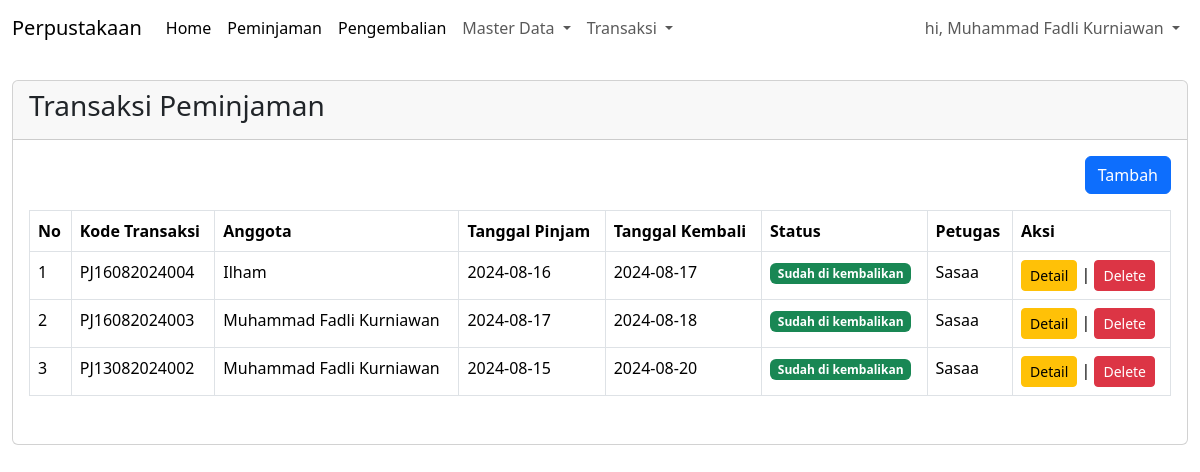
Screenshot of /index.php?pg=peminjaman (signed in) with the database file from the repository.
### tables this page shows
CREATE TABLE `peminjaman` (
  `id` int(11) NOT NULL,
  `id_anggota` int(11) NOT NULL,
  `id_user` int(11) NOT NULL,
  `kode_transaksi` varchar(30) NOT NULL,
  `tgl_pinjam` date NOT NULL,
  `tgl_kembali` date NOT NULL,
  `status` tinyint(1) NOT NULL,
  `created_at` timestamp NOT NULL DEFAULT current_timestamp() ON UPDATE current_timestamp(),
  `updated_at` timestamp NOT NULL DEFAULT current_timestamp() ON UPDATE current_timestamp(),
  `deleted_at` tinyint(1) NOT NULL DEFAULT 0
);

CREATE TABLE `anggota` (
  `id` int(11) NOT NULL,
  `nama_lengkap` varchar(50) NOT NULL,
  `nisn` varchar(20) NOT NULL,
  `jenis_kelamin` enum('Laki - Laki','Perempuan') NOT NULL,
  `alamat` varchar(255) NOT NULL,
  `no_telp` varchar(13) NOT NULL,
  `created_at` timestamp NOT NULL DEFAULT current_timestamp(),
  `updated_at` timestamp NOT NULL DEFAULT current_timestamp() ON UPDATE current_timestamp()
);

CREATE TABLE `user` (
  `id` int(11) NOT NULL,
  `id_level` int(11) NOT NULL,
  `nama_lengkap` varchar(50) NOT NULL,
  `email` varchar(50) NOT NULL,
  `password` varchar(100) NOT NULL,
  `created_at` timestamp NOT NULL DEFAULT current_timestamp(),
  `updated_at` timestamp NOT NULL DEFAULT current_timestamp() ON UPDATE current_timestamp()
);

### content/peminjaman.php (the view, shortened to what this page needs)
<?php
$queryPinjam = mysqli_query($koneksi, "SELECT peminjaman.*, anggota.nama_lengkap as nama_anggota, user.nama_lengkap as nama_user FROM peminjaman LEFT JOIN anggota ON anggota.id = peminjaman.id_anggota LEFT JOIN user ON user.id = peminjaman.id_user WHERE deleted_at = 0 ORDER BY id DESC");
?>
<div class=" mt-4">
    <div class="row">
        <div class="col-sm-12">
            <div class="card">
                <div class="card-header">
                    <h3>Transaksi Peminjaman</h3>
                </div>
                <div class="card-body">
                    <div class="mb-3" align="right">
                        <a href="?pg=tambah-peminjaman
                        " class="btn btn-primary">Tambah </a>
                    </div>
                    <div class="table table-responsive">
                        <table class="table table-bordered">
                            <thead>
                                <tr>
                                    <th>No</th>
                                    <th>Kode Transaksi</th>
                                    <th>Anggota</th>
                                    <th>Tanggal Pinjam</th>
                                    <th>Tanggal Kembali</th>
                                    <th>Status</th>
                                    <th>Petugas</th>
                                    <th>Aksi</th>
                                </tr>
                            </thead>
                            <tbody>
                                <?php $no = 1;
                                while ($row = mysqli_fetch_assoc($queryPinjam)) : ?>
                                    <tr>
                                        <td><?= $no++ ?></td>
                                        <td><?= $row['kode_transaksi'] ?></td>
                                        <td><?= $row['nama_anggota'] ?></td>
                                        <td><?= $row['tgl_pinjam'] ?></td>
                                        <td><?= $row['tgl_kembali'] ?></td>
                                        <td><?= getStatus($row['status']) ?></td>
                                        <td><?= $row['nama_user'] ?></td>
                                        <td><a href="?pg=tambah-peminjaman&detail=<?= $row['id'] ?>"
                                                class="btn btn-warning btn-sm">Detail</a> | <a
                                                href="?pg=tambah-peminjaman&id=<?= $row['id'] ?>"
                                                class="btn btn-danger btn-sm"
                                                onclick="return confirm('Apakah anda ingin menghapus?')">Delete</a>
                                        </td>
                                    </tr>
                                <?php endwhile; ?>
                            </tbody>
                        </table>
                    </div>
                </div>
            </div>
        </div>
    </div>
</div>
</div>

### function/helper.php (shortened to what this page needs)
<?php
function getStatus($status)
{
    switch ($status) {
        case '2':
            $label = "<span class = 'badge text-bg-success badge-primary'>Sudah di kembalikan</span>";
            break;
    }
    return $label;
}

### rows the page displays
peminjaman: kode_transaksi "PJ16082024004", id_anggota.nama_lengkap "Ilham", tgl_pinjam "2024-08-16", tgl_kembali "2024-08-17", status "Sudah di kembalikan", id_user.nama_lengkap "Sasaa"
peminjaman: kode_transaksi "PJ16082024003", id_anggota.nama_lengkap "Muhammad Fadli Kurniawan", tgl_pinjam "2024-08-17", tgl_kembali "2024-08-18", status "Sudah di kembalikan", id_user.nama_lengkap "Sasaa"
peminjaman: kode_transaksi "PJ13082024002", id_anggota.nama_lengkap "Muhammad Fadli Kurniawan", tgl_pinjam "2024-08-15", tgl_kembali "2024-08-20", status "Sudah di kembalikan", id_user.nama_lengkap "Sasaa"

### other values shown
$_SESSION['NAMA_LENGKAP'] "Muhammad Fadli Kurniawan"
